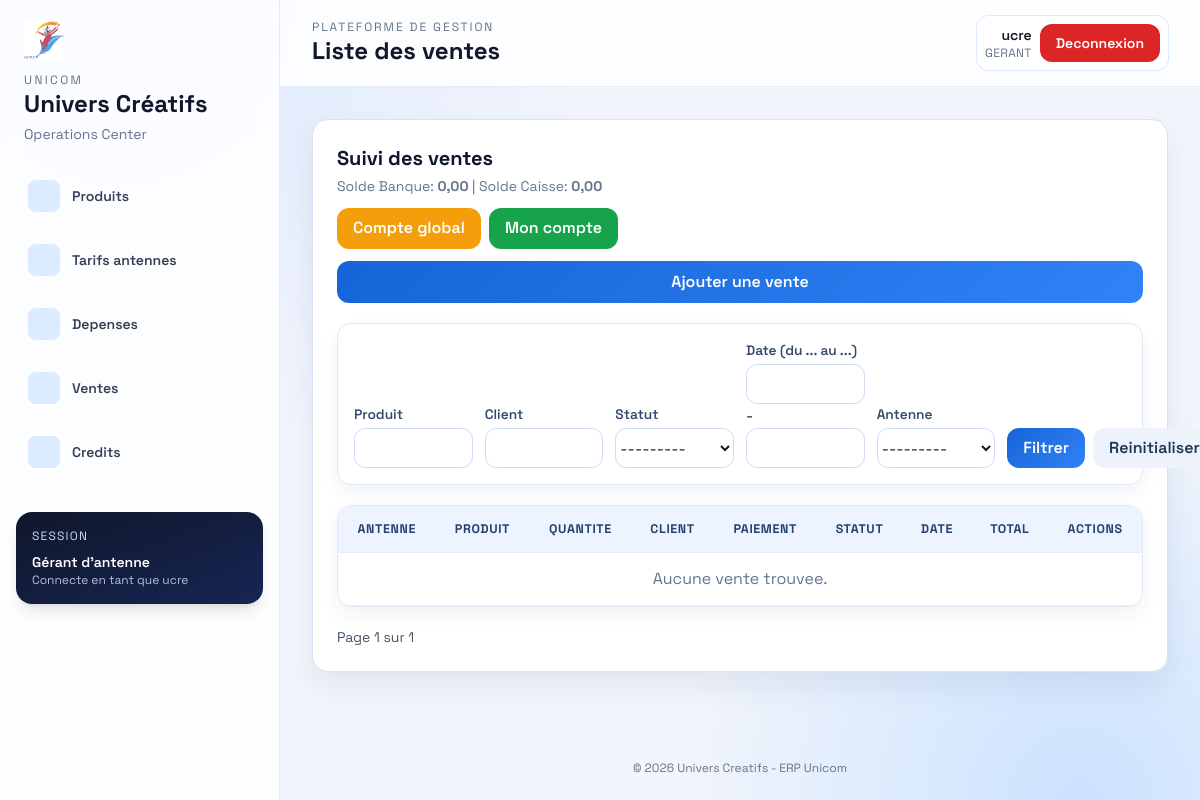
/sales/ventes/ (signed in), run on the app's committed database.
### accounts/models.py (models this page shows, shortened)
class User(AbstractUser, PermissionsMixin, SoftDeleteMixin):
    class Role(models.TextChoices):
        GERANT = "gerant", "Gérant d'antenne"
        ADMIN = "admin", "Admin central"
        DIRECTEUR = "directeur", "Directeur"
        SUPERVISEUR = "superviseur", "Superviseur régional"
    role = models.CharField(
        max_length=20,
        choices=Role.choices,
        default=Role.GERANT,
        help_text="Détermine les permissions et les accès aux modules."
    )
    antenne = models.ForeignKey(
        'Antenne',
        on_delete=models.PROTECT,
        null=True,
        blank=True,
        related_name='personnel'
    )
    telephone = models.CharField(
        max_length=20,
        blank=True,
        null=True,
        help_text="Numéro de téléphone professionnel"
    )
    is_blocked = models.BooleanField(
        default=False,
        help_text="Blocage manuel : coupe l'accès sans supprimer le compte."
    )
    date_creation = models.DateTimeField(
        auto_now_add=True,
        help_text="Date de création du compte"
    )
    date_derniere_connexion = models.DateTimeField(
        blank=True,
        null=True,
        help_text="Dernière connexion réussie"
    )
    groups = models.ManyToManyField(
        'auth.Group',
        related_name='accounts_user_set',
        related_query_name='accounts_user',
        blank=True,
        help_text='Groupes de permissions de l’utilisateur.'
    )
    user_permissions = models.ManyToManyField(
        'auth.Permission',
        related_name='accounts_user_set',
        related_query_name='accounts_user',
        blank=True,
        help_text='Permissions spécifiques de l’utilisateur.'
    )

### expense/models.py (models this page shows, shortened)
class AccountMoney(models.Model):
    ACCOUNT_TYPES = (
        ("CAISSE", "Caisse"),
        ("BANQUE", "Compte Bancaire"),
    )
    name = models.CharField(max_length=150)
    type = models.CharField(max_length=20, choices=ACCOUNT_TYPES)
    antenne = models.ForeignKey(Antenne, on_delete=models.CASCADE, related_name='accounts', blank=True, null=True)
    balance = models.DecimalField(max_digits=12, decimal_places=2, default=0.00)
    created_at = models.DateTimeField(auto_now_add=True,null=True, blank=True)

### sales/views.py (the view)
# urls.py: path('ventes/', views.sale_list, name='sale_list'),  # Liste des ventes
@login_required
def sale_list(request):
    queryset = Sale.objects.select_related("product", "created_by", "created_by__antenne").order_by("-created_at")
    if request.user.role == User.Role.GERANT:
        queryset = queryset.filter(created_by=request.user)
    sale_filter = SaleFilter(request.GET, queryset=queryset)
    page_obj = Paginator(sale_filter.qs, 10).get_page(request.GET.get("page"))
    solde_caisse = AccountMoney.objects.filter(type="CAISSE").first()
    solde_banque = AccountMoney.objects.filter(type="BANQUE").first()
    context = {
        "page_obj": page_obj,
        "filter": sale_filter,
        "solde_caisse": solde_caisse,
        "solde_banque": solde_banque,
    }
    return render(request, "sales/sale_list.html", context)

### accounts/models.py (called while the page is built)
    def __str__(self):
        return f'{self.nom}'

### accounts/templatetags/auth_extras.py (called while the page is built)
@register.simple_tag
def role_permissions(role):
    return ROLE_PERMISSIONS.get(role, set())

### sales/templatetags/form_tags.py (called while the page is built)
@register.filter(name='add_class')
def add_class(field, css):
    return field.as_widget(attrs={"class": css})

### templates/sales/sale_list.html (shortened to what this page needs)
{% extends 'base.html' %}
{% load form_tags %}
{% block page_title %}Liste des ventes{% endblock %}
{% block content %}
<div class="space-y-5">
  <div class="grid gap-3 xl:grid-cols-[1fr_auto_auto] xl:items-center">
    <div>
      <h2 class="text-xl font-bold text-slate-900">Suivi des ventes</h2>
      <p class="mt-1 text-sm text-slate-500">Solde Banque: <strong>{{ solde_banque.balance }}</strong> | Solde Caisse: <strong>{{ solde_caisse.balance }}</strong></p>
    </div>
    <div class="flex flex-wrap gap-2">
      <a href="{% url 'sales:rapport_periodique' %}" class="ui-btn" style="background:#f59e0b;color:#fff;">Compte global</a>
      <a href="{% url 'sales:mon_rapport_periodique' %}" class="ui-btn" style="background:#16a34a;color:#fff;">Mon compte</a>
    </div>
    <a href="{% url 'sales:sale_create' %}" class="ui-btn ui-btn-primary">Ajouter une vente</a>
  </div>
  <form method="get" class="ui-card grid grid-cols-1 gap-3 p-4 md:grid-cols-6 md:items-end">
    <div>
      <label class="mb-1 block">Produit</label>
      {{ filter.form.product|add_class:'h-10' }}
    </div>
    <div>
      <label class="mb-1 block">Client</label>
      {{ filter.form.customer|add_class:'h-10' }}
    </div>
    <div>
      <label class="mb-1 block">Statut</label>
      {{ filter.form.status|add_class:'h-10' }}
    </div>
    <div>
      <label class="mb-1 block">Date (du ... au ...)</label>
      {{ filter.form.created_at|add_class:'h-10' }}
    </div>
    <div>
      <label class="mb-1 block">Antenne</label>
      {{ filter.form.antenne|add_class:'h-10' }}
    </div>
    <div class="flex gap-2">
      <button type="submit" class="ui-btn ui-btn-primary h-10">Filtrer</button>
      <a href="{% url 'sales:sale_list' %}" class="ui-btn ui-btn-muted h-10">Reinitialiser</a>
    </div>
  </form>
  <div class="overflow-x-auto ui-card">
    <table class="ui-table">
      <thead>
        <tr>
          <th>Antenne</th>
          <th>Produit</th>
          <th>Quantite</th>
          <th>Client</th>
          <th>Paiement</th>
          <th>Statut</th>
          <th>Date</th>
          <th>Total</th>
          <th>Actions</th>
        </tr>
      </thead>
      <tbody>
        {% for sale in page_obj %}
          <tr>
            <td>{{ sale.created_by.antenne.nom|default:"-" }}</td>
            <td>{{ sale.product.name }}</td>
            <td>{{ sale.quantity }}</td>
            <td>{{ sale.customer }}</td>
            <td>{{ sale.payment_method }}</td>
            <td>
              {% if sale.status == 'Pending' or sale.status == 'pending' %}
                <span class="ui-badge ui-badge-warning">En attente</span>
              {% elif sale.status == 'Validated' or sale.status == 'validated' %}
                <span class="ui-badge ui-badge-success">Validee</span>
              {% elif sale.status == 'Rejected' or sale.status == 'rejected' %}
                <span class="ui-badge ui-badge-danger">Rejetee</span>
              {% endif %}
            </td>
            <td>{{ sale.created_at }}</td>
            <td>{{ sale.total_price }} FCFA</td>
            <td class="space-x-2">
              <a href="{% url 'sales:sale_update' sale.pk %}" class="ui-btn text-xs text-white" style="background:#f59e0b;">Modifier</a>
              {% if sale.status == 'Pending' or sale.status == 'pending' %}
                {% if user.est_admin %}
                  <a href="{% url 'sales:sale_validate' sale.pk %}" class="ui-btn text-xs text-white" style="background:#16a34a;">Valider</a>
                  <a href="{% url 'sales:sale_reject' sale.pk %}" class="ui-btn ui-btn-danger text-xs">Rejeter</a>
                {% endif %}
              {% endif %}
            </td>
          </tr>
        {% empty %}
          <tr>
            <td colspan="9" class="text-center text-slate-500">Aucune vente trouvee.</td>
          </tr>
        {% endfor %}
      </tbody>
    </table>
  </div>
  <div class="flex flex-wrap items-center justify-between gap-2">
    <span class="text-sm text-slate-600">Page {{ page_obj.number }} sur {{ page_obj.paginator.num_pages }}</span>
  </div>
</div>
{% endblock %}

### templates/base.html (shortened to what this page needs)
{% load auth_extras %}
{% load static %}
<!DOCTYPE html>
<html lang="fr">
  <head>
    <script src="https://cdn.tailwindcss.com"></script>
    <link rel="stylesheet" href="{% static 'assets/star-admin/vendors/mdi/css/materialdesignicons.min.css' %}" />
    <link rel="stylesheet" href="{% static 'assets/star-admin/vendors/simple-line-icons/css/simple-line-icons.css' %}" />
    <link rel="stylesheet" href="{% static 'css/unicom-theme.css' %}" />
  </head>
  <body class="min-h-screen">
    {% if user.is_authenticated %}
      <div class="layout-grid grid min-h-screen lg:grid-cols-[280px_1fr]">
        <aside class="glass border-r border-blue-100/80 px-4 py-5">
          {% include 'nav/navbar.html' %}
        </aside>
        <div class="flex min-w-0 flex-col">
          <header class="glass sticky top-0 z-20 border-b border-blue-100/80 px-4 py-4 lg:px-8">
            <div class="flex flex-wrap items-center justify-between gap-3">
              <div class="flex items-center gap-3">
                <div>
                <p class="text-xs uppercase tracking-[0.16em] text-slate-500">Plateforme de gestion</p>
                <h1 class="text-xl font-bold lg:text-2xl">
                  {% block page_title %}{% endblock %}
                </h1>
                </div>
              </div>
              <div class="flex items-center gap-2 rounded-xl bg-white/90 p-2 shadow-sm ring-1 ring-blue-100">
                <div class="hidden text-right sm:block">
                  <p class="text-sm font-semibold">{{ user.username }}</p>
                  <p class="text-xs uppercase tracking-wide text-slate-500">{{ user.role }}</p>
                </div>
                <a href="{% url 'accounts:logout' %}" class="ui-btn text-sm text-white" style="background: var(--danger);">
                  Deconnexion
                </a>
              </div>
            </div>
          </header>
          <main class="flex-1 overflow-x-hidden px-4 py-6 lg:px-8 lg:py-8">
            <div class="ui-panel p-4 lg:p-6">
    {% endif %}
              {% block content %}{% endblock %}
    {% if user.is_authenticated %}
            </div>
          </main>
          <footer class="px-4 pb-6 text-center text-xs text-slate-500 lg:px-8">
            &copy; {% now "Y" %} Univers Creatifs - ERP Unicom
          </footer>
        </div>
      </div>
    {% else %}
        </div>
      </main>
    {% endif %}
  </body>
</html>

### templates/nav/navbar.html (shortened to what this page needs)
{% load auth_extras %}
{% load static %}
<div class="mb-6 px-2">
  <img src="{% static 'img/logo.png' %}" alt="Logo Unicom" class="mb-3 h-10 w-auto" />
  <p class="text-xs uppercase tracking-[0.2em] text-slate-500">Unicom</p>
  <h2 class="text-2xl font-bold text-slate-900">Univers Créatifs</h2>
  <p class="mt-1 text-sm text-slate-500">Operations Center</p>
</div>
{% if user.is_authenticated %}
  {% role_permissions user.role as perms %}
  <nav class="space-y-2">
    <a href="{% url 'sales:product_list' %}" class="group flex items-center gap-3 rounded-xl px-3 py-3 text-sm font-semibold text-slate-700 transition hover:bg-blue-600 hover:text-white">
      <span class="inline-flex h-8 w-8 items-center justify-center rounded-lg bg-blue-100 text-blue-700 group-hover:bg-white/20 group-hover:text-white"><i class="mdi mdi-package-variant-closed text-lg"></i></span>
      Produits
    </a>
    <a href="{% url 'sales:antenna_pricing_list' %}" class="group flex items-center gap-3 rounded-xl px-3 py-3 text-sm font-semibold text-slate-700 transition hover:bg-blue-600 hover:text-white">
      <span class="inline-flex h-8 w-8 items-center justify-center rounded-lg bg-blue-100 text-blue-700 group-hover:bg-white/20 group-hover:text-white"><i class="mdi mdi-cash-multiple text-lg"></i></span>
      Tarifs antennes
    </a>
    {% if 'view_depenses' in perms %}
      <a href="{% url 'expenses:expense_list' %}" class="group flex items-center gap-3 rounded-xl px-3 py-3 text-sm font-semibold text-slate-700 transition hover:bg-blue-600 hover:text-white">
        <span class="inline-flex h-8 w-8 items-center justify-center rounded-lg bg-blue-100 text-blue-700 group-hover:bg-white/20 group-hover:text-white"><i class="mdi mdi-file-document-outline text-lg"></i></span>
        Depenses
      </a>
    {% endif %}
    {% if 'manage_antennes' in perms %}
      <a href="{% url 'sales:sale_list' %}" class="group flex items-center gap-3 rounded-xl px-3 py-3 text-sm font-semibold text-slate-700 transition hover:bg-blue-600 hover:text-white">
        <span class="inline-flex h-8 w-8 items-center justify-center rounded-lg bg-blue-100 text-blue-700 group-hover:bg-white/20 group-hover:text-white"><i class="mdi mdi-cart-outline text-lg"></i></span>
        Ventes
      </a>
      <a href="{% url 'sales:credit_list' %}" class="group flex items-center gap-3 rounded-xl px-3 py-3 text-sm font-semibold text-slate-700 transition hover:bg-blue-600 hover:text-white">
        <span class="inline-flex h-8 w-8 items-center justify-center rounded-lg bg-blue-100 text-blue-700 group-hover:bg-white/20 group-hover:text-white"><i class="mdi mdi-credit-card-outline text-lg"></i></span>
        Credits
      </a>
    {% endif %}
  </nav>
  <div class="mt-8 rounded-2xl bg-gradient-to-br from-slate-900 to-blue-950 p-4 text-white shadow-lg">
    <p class="text-xs uppercase tracking-widest text-blue-200">Session</p>
    <p class="mt-2 text-sm font-semibold">{{ user.get_role_display|default:user.role }}</p>
    <p class="text-xs text-blue-100/80">Connecte en tant que {{ user.username }}</p>
  </div>
{% endif %}

### static/css/unicom-theme.css (style rules this page uses)
:root { --bg: #f2f5fb; --surface: #ffffff; --surface-muted: #e9eef9; --ink: #111827; --muted: #5f6f8a; --primary: #1565d8; --primary-strong: #0a47a5; --accent: #f59e0b; --danger: #dc2626; }
* { font-family: "Space Grotesk", sans-serif; }
body { background: radial-gradient(circle at 10% 0%, #dbe7ff 0%, transparent 35%), radial-gradient(circle at 90% 100%, #cbe2ff 0%, transparent 30%), var(--bg); color: var(--ink); }
.glass { background: rgba(255, 255, 255, 0.85); backdrop-filter: blur(12px); }
.ui-panel { background: var(--surface); border: 1px solid #d8e2f3; border-radius: 1rem; box-shadow: 0 14px 30px rgba(24, 53, 95, 0.08); }
.ui-card { background: #fff; border: 1px solid #e2eaf8; border-radius: 0.9rem; box-shadow: 0 8px 18px rgba(24, 53, 95, 0.06); }
.ui-btn { display: inline-flex; align-items: center; justify-content: center; border-radius: 0.75rem; padding: 0.55rem 1rem; font-weight: 600; transition: all 180ms ease; }
.ui-btn-primary { background: linear-gradient(135deg, var(--primary), #3182f6); color: #fff; }
.ui-btn-muted { background: #eef2fa; color: #1f3558; }
.ui-table { width: 100%; border-collapse: separate; border-spacing: 0; }
.ui-table th { background: #edf3ff; color: #24416f; font-size: 0.78rem; text-transform: uppercase; letter-spacing: 0.05em; }
.ui-table th, .ui-table td { padding: 0.85rem 1rem; border-bottom: 1px solid #e6edf9; }
input:not([type="checkbox"]):not([type="radio"]), select, textarea { width: 100%; border: 1px solid #cfdcf3; border-radius: 0.7rem; background: #fff; padding: 0.55rem 0.75rem; color: #0f172a; outline: none; transition: border-color 120ms ease, box-shadow 120ms ease; }
label { font-size: 0.86rem; font-weight: 600; color: #344a6e; }

### data on the page
User: role "Gérant d'antenne", username "ucre", role "GERANT"
AccountMoney: balance "0,00"
AccountMoney: balance "0,00"

### other printed values
{{ page_obj.number }} "1"
{{ page_obj.paginator.num_pages }} "1"
